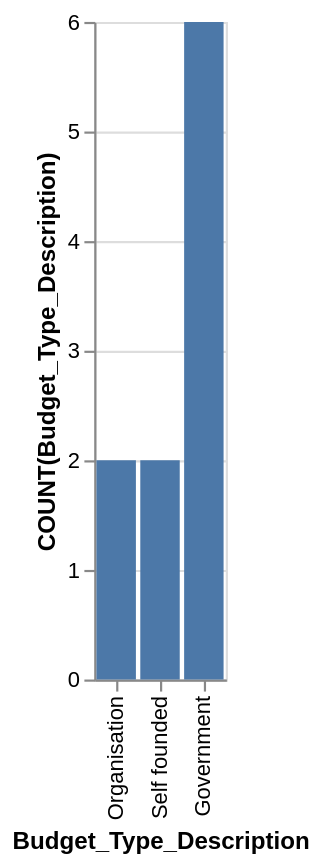

Vega-Lite specification for this chart:
### Vega-Lite specification from a JSON file in a GitHub repository (floating-point values rounded to 4 significant figures)
{"data": {"values": [{"x_data": "Government", "y_data": 6}, {"x_data": "Organisation", "y_data": 2}, {"x_data": "Self founded", "y_data": 2}]}, "mark": "bar", "encoding": {"x": {"field": "x_data", "type": "nominal", "title": "Budget_Type_Description", "sort": {"op": "sum", "field": "y_data", "order": "ascending"}}, "y": {"field": "y_data", "type": "quantitative", "title": "COUNT(Budget_Type_Description)"}}}
